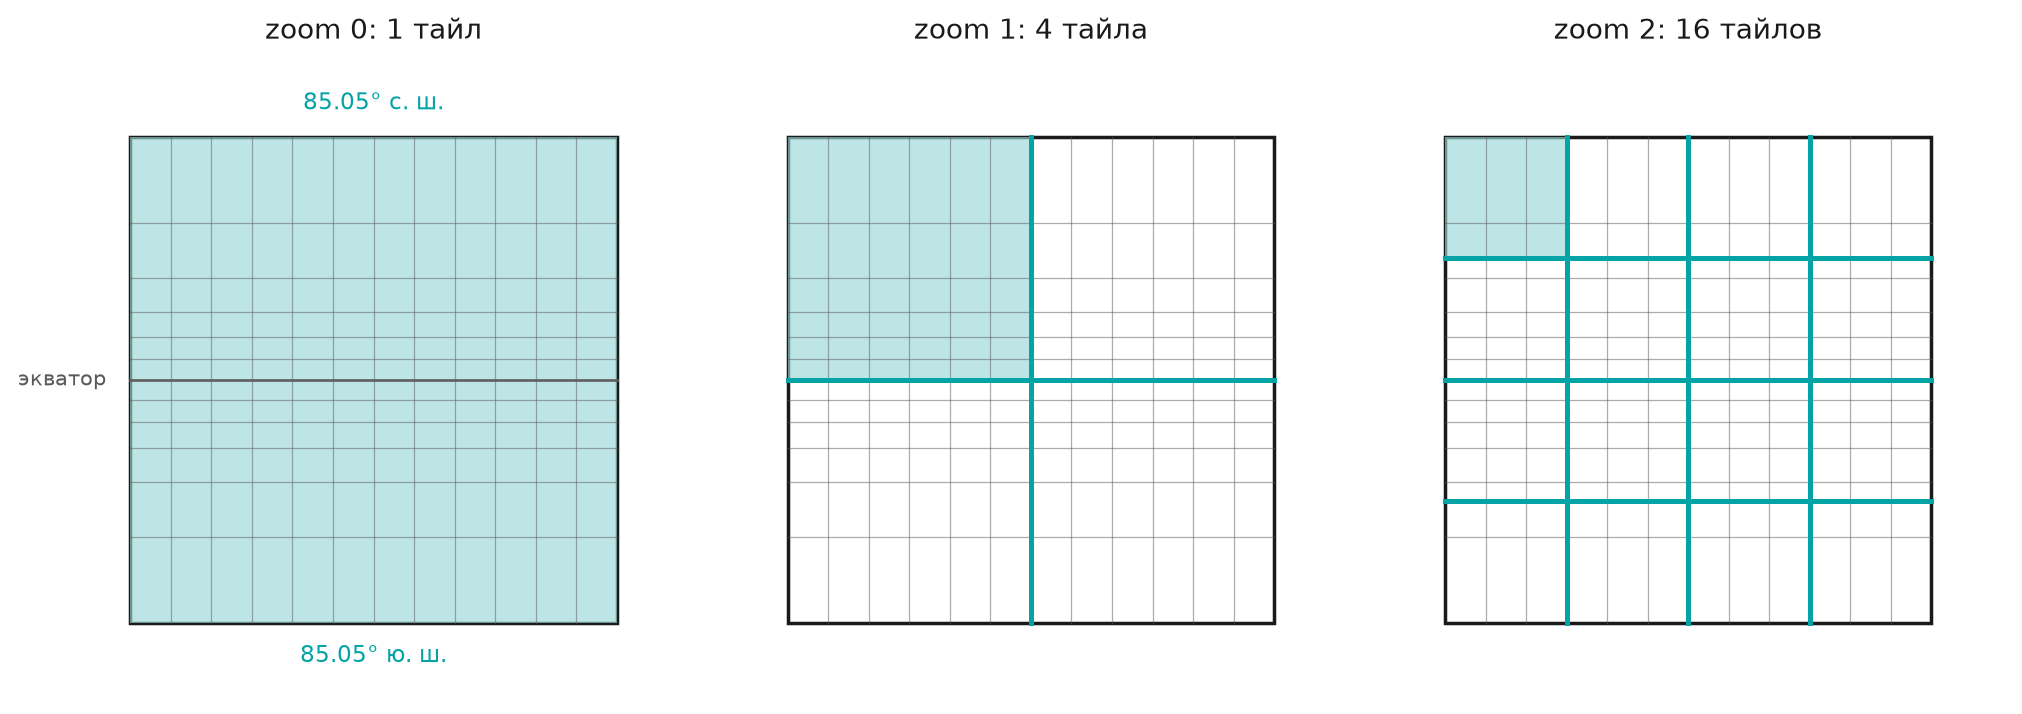

Recreate this plot in Python.
"""Generates webmercator_tiles.png – why the Web Mercator world is a square.

Cutting the map off at ±85.05° of latitude makes its extent identical in x and
y, so the world divides into an exact quadtree of tiles: 1, then 4, then 16.

Run from this folder:  python webmercator_tiles.py
"""

import math

import matplotlib.pyplot as plt

TEAL = "#03A3A6"
TEAL_LIGHT = "#9BD7D8"
GREY = "#5A5A5A"
INK = "#1A1A1A"

TILE_WORDS = ["тайл", "тайла", "тайлов"]

CUTOFF = 85.0511287798066   # the latitude at which y equals half the equator
EXTENT = 20037508.342789244  # metres from the centre to the edge, x and y alike


def mercator_y(lat_degrees):
    """Web Mercator northing, scaled so that the world spans -1 to 1."""
    lat = math.radians(lat_degrees)
    return math.log(math.tan(math.pi / 4 + lat / 2)) / math.pi


def mercator_x(lon_degrees):
    return lon_degrees / 180


fig, axes = plt.subplots(1, 3, figsize=(11.4, 4.3))

for zoom, ax in enumerate(axes):
    tiles = 2 ** zoom
    ax.add_patch(plt.Rectangle((-1, -1), 2, 2, facecolor="white",
                               edgecolor=INK, linewidth=1.4, zorder=1))
    # one tile shaded, so that "a tile" is a thing you can point at
    ax.add_patch(plt.Rectangle((-1, 1 - 2 / tiles), 2 / tiles, 2 / tiles,
                               facecolor=TEAL_LIGHT, alpha=0.65, zorder=1.5,
                               edgecolor="none"))

    # graticule: meridians every 30 degrees, parallels every 15
    for lon in range(-150, 180, 30):
        ax.plot([mercator_x(lon)] * 2, [-1, 1], color=GREY,
                linewidth=0.5, alpha=0.5, zorder=2)
    for lat in range(-75, 90, 15):
        y = mercator_y(lat)
        ax.plot([-1, 1], [y, y], color=GREY, linewidth=0.5, alpha=0.5, zorder=2)
    ax.plot([-1, 1], [0, 0], color=GREY, linewidth=1.1, alpha=0.9, zorder=3)

    # the tile grid for this zoom level
    for i in range(1, tiles):
        edge = -1 + 2 * i / tiles
        ax.plot([edge] * 2, [-1, 1], color=TEAL, linewidth=2, zorder=4)
        ax.plot([-1, 1], [edge] * 2, color=TEAL, linewidth=2, zorder=4)

    ax.set_title(f"zoom {zoom}: {tiles ** 2} {TILE_WORDS[zoom]}",
                 fontsize=11, color=INK, pad=10)
    ax.set_xlim(-1.3, 1.3)
    ax.set_ylim(-1.3, 1.3)
    ax.set_aspect("equal")
    ax.axis("off")

# the cutoff is what makes the extent square, so it is labelled once
axes[0].text(0, 1.09, f"{CUTOFF:.2f}° с. ш.", ha="center", va="bottom",
             fontsize=9, color=TEAL)
axes[0].text(0, -1.09, f"{CUTOFF:.2f}° ю. ш.", ha="center", va="top",
             fontsize=9, color=TEAL)
axes[0].text(-1.1, 0, "экватор", ha="right", va="center",
             fontsize=8.5, color=GREY)

fig.tight_layout(pad=1.0)
fig.savefig("webmercator_tiles.png", dpi=180, facecolor="white",
            bbox_inches="tight")
